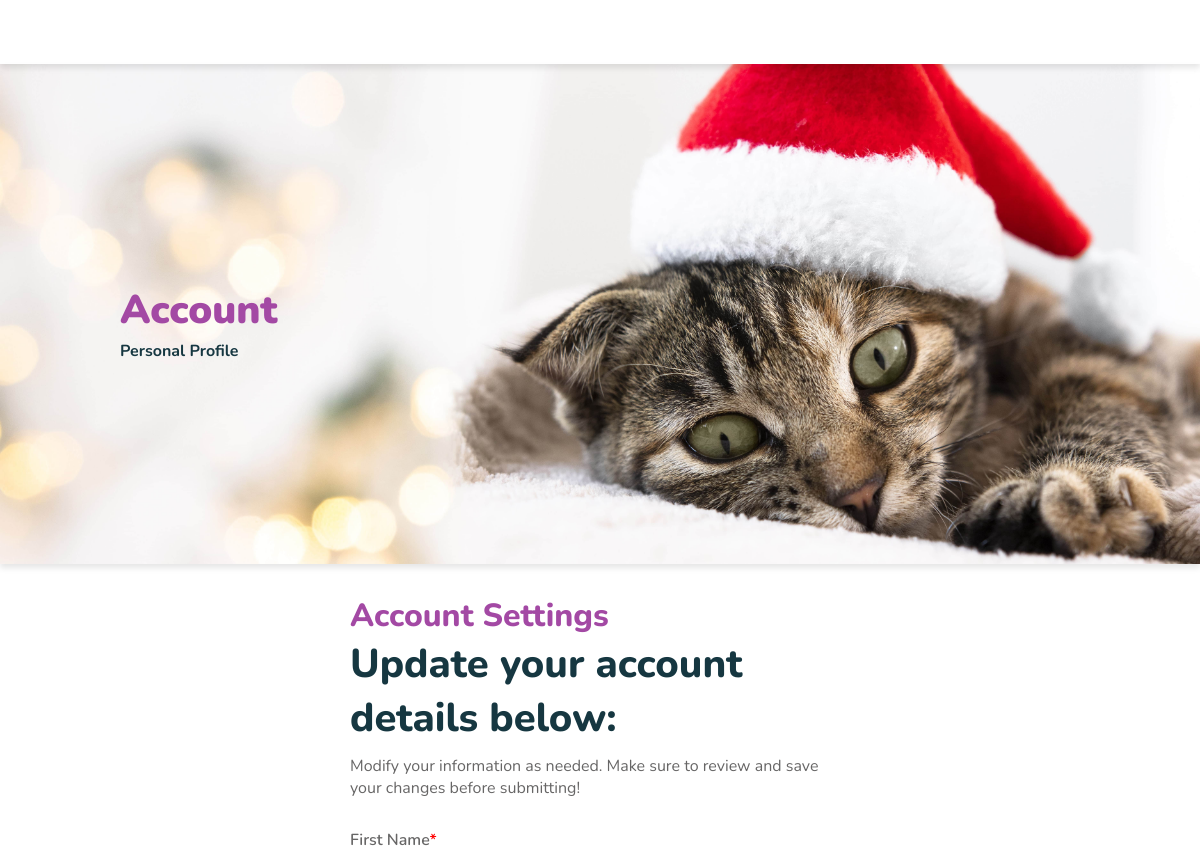
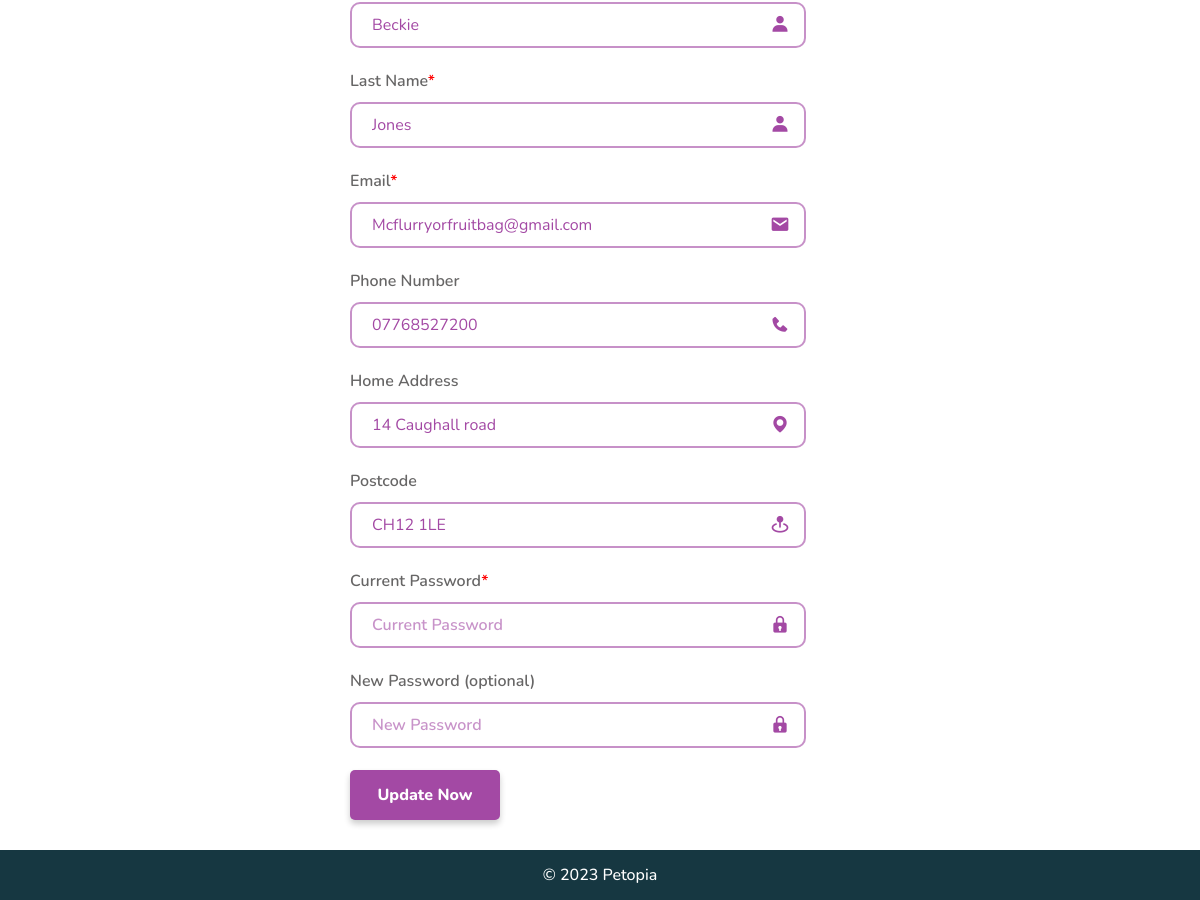
/account.php (signed in), run on the app's committed database (2 pictures, top to bottom).
### tables this page shows
CREATE TABLE `customer` (
  `Customer_ID` int(10) NOT NULL,
  `First_Name` varchar(30) NOT NULL,
  `Last_Name` varchar(30) NOT NULL,
  `Contact_Email` varchar(60) NOT NULL,
  `Phone_Number` varchar(30) NOT NULL,
  `Home_Address` varchar(60) NOT NULL,
  `Postcode` varchar(10) NOT NULL,
  `Username` varchar(30) NOT NULL,
  `Password` varchar(60) NOT NULL,
  `Is_Admin` int(3) NOT NULL
);

### account.php (the view, shortened to what this page needs)
<!DOCTYPE html>
<html lang="en">
<head>
    <link href="css/account.css" rel="stylesheet" type="text/css">
    <link href='https://unpkg.com/boxicons@2.1.4/css/boxicons.min.css' rel='stylesheet'>
    <link href="css/navigation.css" rel="stylesheet" type="text/css">
    <link rel="stylesheet" href="css/footer.css">
    <link rel="stylesheet" href="https://unpkg.com/flickity@2/dist/flickity.min.css">
    <link rel="stylesheet" href="templates/hero-banner.css">
</head>
<body>
    <header></header>
    <main>
        <section class="hero-banner">
            <div class="hero-banner-image"><img src="assets/Homepage/hero-banner2.jpg" alt=""></div>
            <div class="hero-banner-left">
                <div class="hero-banner-content">
                    <h2>Account</h2>
                    <p>Personal Profile</p>
                </div>
            </div>
        </section>
<?php
require_once('php/connectdb.php');
$username = $_SESSION['username'] ?? '';
$userData = [];
if ($username) {
    $stmt = $db->prepare("SELECT First_Name, Last_Name, Contact_Email AS email, Phone_Number AS phone, Home_Address AS address, Postcode, Password FROM customer WHERE Username = ?");
    $stmt->execute([$username]);
    $userData = $stmt->fetch(PDO::FETCH_ASSOC);
}
?>
<section class="account-settings-section">
            <div class="update-account">
                <h2 class="update-account-h2">Account Settings</h2>
                <h3 class="update-account-h3">Update your account details below:</h3>
                <h4 class="update-account-h4">Modify your information as needed. Make sure to review and save your changes before
                    submitting!
                </h4>
                <form id="update-form" action="account.php" method="post" name="update-form">
                    <div class="input-container">
                        <label for="update-first-name">First Name<span style="color: red;">*</span></label>
                        <input type="text" maxLength="30" id="update-first-name" name="update-first-name" class="name-input"
                            placeholder="First Name" value="<?= htmlspecialchars($userData['First_Name'] ?? '') ?>" required />
                        <i class='bx bxs-user'></i>
                    </div>
                    <div class="input-container">
                        <label for="update-last-name">Last Name<span style="color: red;">*</span></label>
                        <input type="text" maxLength="30" id="update-last-name" name="update-last-name" class="name-input"
                            placeholder="Last Name" value="<?= htmlspecialchars($userData['Last_Name'] ?? '') ?>" required />
                        <i class='bx bxs-user'></i>
                    </div>
                    <div class="input-container">
                        <label for="update-email">Email<span style="color: red;">*</span></label>
                        <input type="email" maxLength="60" id="update-email" name="update-email" class="email-input"
                            placeholder="Email" value="<?= htmlspecialchars($userData['email'] ?? '') ?>" required />
                        <i class='bx bxs-envelope'></i>
                    </div>
                    <div class="input-container">
                        <label for="update-phone">Phone Number</label>
                        <input type="tel" id="update-phone" name="update-phone" class="phone-input"
                            placeholder="Phone Number" maxLength="11" value="<?= htmlspecialchars($userData['phone'] ?? '') ?>" />
                        <i class='bx bxs-phone'></i>
                    </div>
                    <div class="input-container">
                        <label for="update-address">Home Address</label>
                        <input type="text" maxLength="60" id="update-address" name="update-address" class="address-input"
                            placeholder="Home Address" value="<?= htmlspecialchars($userData['address'] ?? '') ?>" />
                        <i class='bx bxs-map'></i>
                    </div>
                    <div class="input-container">
                        <label for="update-postcode">Postcode</label>
                        <input type="text"maxLength="10" id="update-postcode" name="update-postcode" class="postcode-input" placeholder="Postcode" value="<?php echo htmlspecialchars($userData['Postcode'] ?? '', ENT_QUOTES); ?>">
                        <i class='bx bxs-map-pin'></i>
                    </div>
                    <div class="input-container">
                        <label for="current-password">Current Password<span style="color: red;">*</span></label>
                        <input type="password" id="current-password" name="current-password" class="password-input"
                            placeholder="Current Password" required />
                        <i class='bx bxs-lock'></i>
                    </div>
                    <div class="input-container">
                        <label for="new-password">New Password (optional)</label>
                        <input type="password" id="new-password" name="new-password" class="password-input" placeholder="New Password" />
                        <i class='bx bxs-lock'></i>
                    </div>
                    <button type="submit" class="update-account-btn">Update Now</button>
                </form>
            </div>
        </section>
    </main>
    <footer>
        &copy; 2023 Petopia
    </footer>
</body>
</html>

### css/account.css (style rules this page uses)
.hero-banner { height: 500px !important; }
.account-settings-section { display: flex; justify-content: center; align-items: center; padding: 30px 0; }
.update-account { width: 500px; border-radius: 10px; background-color: white; display: flex; justify-content: flex-start; align-items: left; flex-direction: column; }
.update-account-h2 { color: #a349a4; font-size: 32px; font-weight: 800; margin: 0; }
.update-account-h3 { color: #163741; font-weight: 800; font-size: 40px; margin: 0; padding-bottom: 10px; }
.update-account-h4 { font-size: 16px; font-weight: 400; color: #676666; margin: 0; padding-bottom: 30px; }
#update-form { display: flex; justify-content: start; align-items: start; flex-direction: column; width: 100%; height: 100%; }
#update-form .input-container { position: relative; width: 90%; height: 40px; margin-bottom: 50px; padding-bottom: 10px; }
#update-form input[type=text], #update-form input[type=email], #update-form input[type=tel], #update-form input[type=password] { width: calc(100% - 20px); height: 100%; background: transparent; border: none; outline: none; border: 2px solid #a249a499; border-radius: 10px; font-size: 16px; padding-left: 20px; color: #a349a4; font-family: 'Nunito', sans-serif; margin-top: 10px; }
#update-form input::placeholder { color: #a249a498; font-family: 'Nunito', sans-serif; font-weight: 600; }
.input-container label, .input-container-textarea label { color: #676666; font-weight: 600; }
.input-container i { position: absolute; right: 10px; top: calc(50% + 26px); transform: translateY(-50%); font-size: 20px; padding-top: 5px; color: #a349a4; }
.update-account-btn { width: 150px; height: 50px; background-color: #a349a4; border-radius: 5px; box-shadow: 0 4px 6px rgba(0, 0, 0, 0.2); outline: none; border: none; text-align: center; color: white; font-family: 'Nunito', sans-serif; font-weight: 800; font-size: 16px; cursor: pointer; transition: 0.3s; }

### css/navigation.css (style rules this page uses)
body { margin: 0; font-family: 'Nunito', sans-serif; overflow-x: hidden; padding-top: 84px; }
header { width: 100%; height: auto; display: flex; justify-content: space-evenly; align-items: center; flex-direction: column; z-index: 9999; position: fixed; top: 0; box-shadow: 0 4px 6px rgba(0, 0, 0, 0.1); }
@media (max-width: 1200px) { body { padding-top: 64px; } }
@media (max-width: 1200px) { header { justify-content: space-between; height: 64px; } }

### css/footer.css (style rules this page uses)
footer { width: 100%; height: 50px; background-color: #163741; color: white; font-weight: 500; display: flex; justify-content: center; align-items: center; }

### templates/hero-banner.css (style rules this page uses)
body, html { overflow-x: hidden; }
.hero-banner { width: 100%; height: 750px; overflow: hidden; position: relative; touch-action: auto; box-shadow: 0 4px 6px rgba(0, 0, 0, 0.1); }
.hero-banner-image { width: 100%; height: 100%; position: absolute; z-index: -1; }
.hero-banner-image img { width: 100%; height: 100%; object-fit: cover; }
.hero-banner-left { height: 100%; max-width: 500px; width: 100%; padding-left: 10%; display: flex; justify-content: start; align-items: center; }
.hero-banner-content h2 { font-size: 60px; font-weight: 900; color: #a349a4; }
.hero-banner-content p { font-size: 19px; font-weight: 700; margin-top: -30px; color: #163741; }
@media (max-width: 1400px) { .hero-banner { height: 400px; } }
@media (max-width: 1400px) { .hero-banner-content h2 { font-size: 40px; } }
@media (max-width: 1400px) { .hero-banner-content p { font-size: 16px; } }
@media (max-width: 1400px) { .hero-banner-left { padding-left: 10% } }
@media (max-width: 1400px) { .hero-banner-image img { object-position: left; } }

### data on the page
customer: update-first-name "Beckie", update-last-name "Jones", update-email "Mcflurryorfruitbag@gmail.com", update-phone "07768527200", update-address "14 Caughall road", update-postcode "CH12 1LE"
